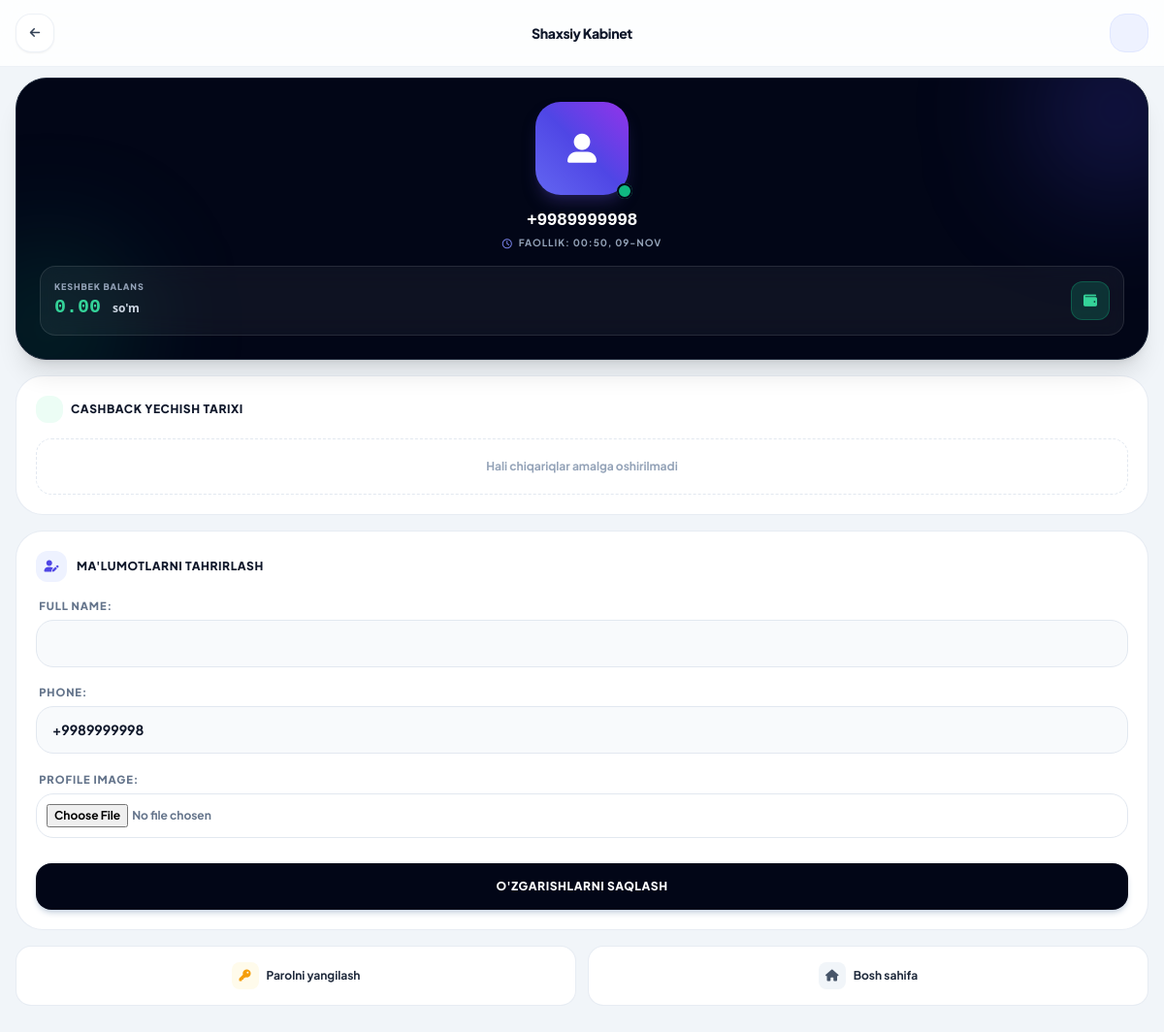
Screenshot of /users/profile/ (signed in) with the database file from the repository.
### users/models.py (models this page shows, shortened)
class User(AbstractBaseUser, PermissionsMixin):
    phone = models.CharField(max_length=20, unique=True)
    user_number = models.PositiveIntegerField(null=True, blank=True, unique=True)
    cashback_balance = models.DecimalField(max_digits=12, decimal_places=2, default=0)
    full_name = models.CharField(max_length=100, blank=True, null=True)
    profile_image = models.ImageField(upload_to='profiles/', blank=True, null=True)
    is_active = models.BooleanField(default=True)
    is_staff = models.BooleanField(default=False)
    last_seen = models.DateTimeField(null=True, blank=True)
    can_chat = models.BooleanField(default=False)
    objects = UserManager()
    USERNAME_FIELD = 'phone'
    REQUIRED_FIELDS = []
    def save(self, *args, **kwargs):
        super().save(*args, **kwargs)

### users/views.py (the view)
# urls.py: path('profile/', profile_view, name='profile'),
@login_required
def profile_view(request):
    if request.method == 'POST':
        form = UserUpdateForm(request.POST, request.FILES, instance=request.user)  # <--- request.FILES
        if form.is_valid():
            form.save()
            return redirect('profile')
    else:
        form = UserUpdateForm(instance=request.user)
    return render(request, 'users/profile.html', {'form': form})

### users/forms.py
class UserUpdateForm(forms.ModelForm):
    class Meta:
        model = User
        fields = ['full_name', 'phone', 'profile_image']  # foydalanuvchi o‘z profilini yangilashi uchun kerakli maydonlar

### templates/users/profile.html (shortened to what this page needs)
<!DOCTYPE html>
<html lang="uz">
{% load static %}
<head>
    <script src="https://cdn.tailwindcss.com"></script>
    <link href="https://cdnjs.cloudflare.com/ajax/libs/font-awesome/6.0.0/css/all.min.css" rel="stylesheet">
</head>
<body class="pb-24 text-slate-900">
    <div class="fixed top-0 left-0 right-0 glass-header px-4 py-3.5 flex items-center justify-between z-50 border-b border-slate-200/60 shadow-xs">
        <a href="{% url 'dashboard' %}" class="w-10 h-10 flex items-center justify-center rounded-2xl bg-white text-slate-700 shadow-sm border border-slate-200/60 active:scale-90 transition-transform">
            <i class="fas fa-arrow-left text-xs"></i>
        </a>
        <h1 class="font-black text-slate-900 tracking-tight text-sm">Shaxsiy Kabinet</h1>
        <div class="w-10 h-10 flex items-center justify-center rounded-2xl bg-indigo-50 text-indigo-600 border border-indigo-100">
        </div>
    </div>
    <div class="pt-20 px-4 space-y-4">
        <div class="relative bg-slate-950 rounded-[32px] p-6 text-white shadow-xl overflow-hidden border border-slate-800">
            <div class="absolute -top-12 -right-12 w-40 h-40 bg-indigo-600/30 rounded-full blur-3xl pointer-events-none"></div>
            <div class="absolute -bottom-12 -left-12 w-40 h-40 bg-emerald-500/20 rounded-full blur-3xl pointer-events-none"></div>
            <div class="relative z-10 flex flex-col items-center text-center">
                <div class="relative mb-3">
                    {% if request.user.profile_image %}
                        <img src="{{ request.user.profile_image.url }}" class="w-24 h-24 rounded-[26px] object-cover ring-4 ring-white/10 shadow-2xl">
                    {% else %}
                        <div class="w-24 h-24 rounded-[26px] bg-gradient-to-tr from-indigo-500 via-indigo-600 to-purple-600 flex items-center justify-center shadow-lg shadow-indigo-950 text-white">
                            <i class="fas fa-user-large text-3xl"></i>
                        </div>
                    {% endif %}
                    <span class="absolute -bottom-1 -right-1 flex h-4 w-4">
                        <span class="relative inline-flex rounded-full h-4 w-4 bg-emerald-500 border-2 border-slate-950"></span>
                    </span>
                </div>
                <h2 class="text-lg font-black font-mono tracking-tight text-white mb-0.5">{{ request.user.phone }}</h2>
                {% if request.user.last_seen %}
                    <p class="text-[10px] font-bold text-slate-400 uppercase tracking-widest flex items-center gap-1.5 mb-4">
                        <i class="far fa-clock text-indigo-400"></i> Faollik: {{ request.user.last_seen|date:"H:i, d-M" }}
                    </p>
                {% else %}
                    <p class="text-[10px] font-bold text-emerald-400 uppercase tracking-widest mb-4">Faol foydalanuvchi</p>
                {% endif %}
                <div class="w-full bg-white/5 border border-white/10 backdrop-blur-md rounded-2xl p-3.5 flex items-center justify-between">
                    <div class="text-left">
                        <span class="block text-[9px] font-extrabold text-slate-400 uppercase tracking-widest">Keshbek Balans</span>
                        <span class="text-xl font-black font-mono text-emerald-400">{{ request.user.cashback_balance }} <span class="text-xs font-sans text-slate-300">so'm</span></span>
                    </div>
                    <div class="w-10 h-10 bg-emerald-500/20 rounded-xl flex items-center justify-center text-emerald-400 border border-emerald-500/30">
                        <i class="fas fa-wallet text-sm"></i>
                    </div>
                </div>
            </div>
        </div>
        <div class="bg-white rounded-[28px] p-5 shadow-xs border border-slate-200/80 space-y-3">
            <div class="flex items-center justify-between">
                <h3 class="text-xs font-black text-slate-900 uppercase tracking-wider flex items-center gap-2">
                    <div class="w-7 h-7 rounded-xl bg-emerald-50 text-emerald-600 flex items-center justify-center">
                    </div>
                    Cashback yechish tarixi
                </h3>
            </div>
            <div class="space-y-2 max-h-48 overflow-y-auto no-scrollbar pt-1">
                {% for w in request.user.withdrawals.all %}
                <div class="bg-slate-50 p-3 rounded-2xl border border-slate-100 flex justify-between items-center hover:bg-slate-100/80 transition-colors">
                    <div class="flex items-center gap-2.5">
                        <div class="w-2 h-2 rounded-full bg-red-500"></div>
                        <span class="text-xs font-black text-slate-900 font-mono">-{{ w.amount }} so‘m</span>
                    </div>
                    <span class="text-[10px] font-bold text-slate-400 font-mono bg-white px-2 py-1 rounded-lg border border-slate-200/50">{{ w.created_at|date:"d.m.Y H:i" }}</span>
                </div>
                {% empty %}
                <div class="text-center py-5 border border-dashed border-slate-200 rounded-2xl">
                    <p class="text-xs font-bold text-slate-400">Hali chiqariqlar amalga oshirilmadi</p>
                </div>
                {% endfor %}
            </div>
        </div>
        <div class="bg-white rounded-[28px] shadow-xs p-5 border border-slate-200/80">
            <div class="flex items-center gap-2.5 mb-4">
                <div class="w-8 h-8 rounded-xl bg-indigo-50 text-indigo-600 flex items-center justify-center">
                    <i class="fas fa-user-pen text-xs"></i>
                </div>
                <h3 class="text-slate-900 font-black text-xs uppercase tracking-wider">
                    Ma'lumotlarni tahrirlash
                </h3>
            </div>
            <form method="post" enctype="multipart/form-data" class="edit-form space-y-3">
                <div class="django-inputs">
                    {{ form.as_p }}
                </div>
                <div class="pt-2">
                    <button type="submit"
                        class="w-full bg-slate-950 hover:bg-slate-900 text-white py-4 rounded-2xl text-xs font-black uppercase tracking-wider shadow-md shadow-slate-300 active:scale-[0.98] transition-all">
                        O'zgarishlarni saqlash
                    </button>
                </div>
            </form>
        </div>
        <div class="grid grid-cols-2 gap-3">
            <a href="{% url 'password_change' %}"
               class="bg-white p-4 rounded-2xl text-center border border-slate-200/80 shadow-xs active:scale-95 transition-all flex items-center justify-center gap-2">
                <div class="w-7 h-7 bg-amber-50 text-amber-500 rounded-lg flex items-center justify-center text-xs">
                    <i class="fas fa-key"></i>
                </div>
                <span class="text-xs font-bold text-slate-800">Parolni yangilash</span>
            </a>
            <a href="{% url 'dashboard' %}"
               class="bg-white p-4 rounded-2xl text-center border border-slate-200/80 shadow-xs active:scale-95 transition-all flex items-center justify-center gap-2">
                <div class="w-7 h-7 bg-slate-100 text-slate-600 rounded-lg flex items-center justify-center text-xs">
                    <i class="fas fa-house"></i>
                </div>
                <span class="text-xs font-bold text-slate-800">Bosh sahifa</span>
            </a>
        </div>
    </div>
</body>
</html>

### templates/users/profile.html (style rules this page uses)
body { font-family: 'Plus Jakarta Sans', sans-serif; background-color: #f1f5f9; }
.glass-header { background: rgba(255, 255, 255, 0.85); backdrop-filter: blur(16px); -webkit-backdrop-filter: blur(16px); }
.edit-form p { margin-bottom: 1.1rem; }
.edit-form label { display: block; font-size: 0.7rem; font-weight: 800; color: #64748b; margin-bottom: 0.4rem; margin-left: 0.2rem; text-transform: uppercase; letter-spacing: 0.08em; }
.edit-form input, .edit-form select, .edit-form textarea { width: 100%; padding: 13px 16px; border-radius: 18px; border: 1.5px solid #e2e8f0; outline: none; transition: all 0.25s ease; background: #f8fafc; font-size: 0.875rem; font-weight: 700; color: #0f172a; }
input[type="file"] { padding: 10px; font-size: 0.75rem; color: #64748b; background: #ffffff; }
.no-scrollbar { -ms-overflow-style: none; scrollbar-width: none; }

### rows the page displays
User: user.phone "+9989999998", user.last_seen "00:50, 09-NOV", user.cashback_balance "0.00", phone "+9989999998"
